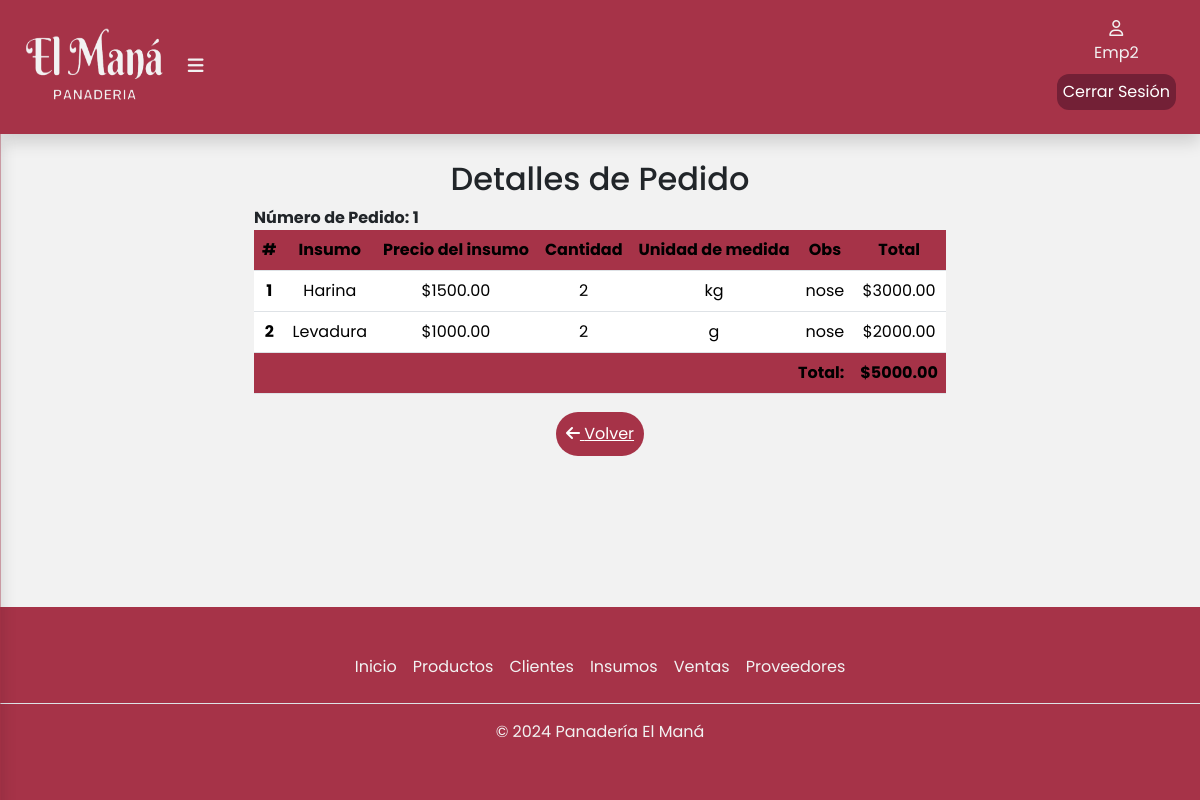
The app's page /pedidos/verDetallesPedido/1 (signed in), older data.
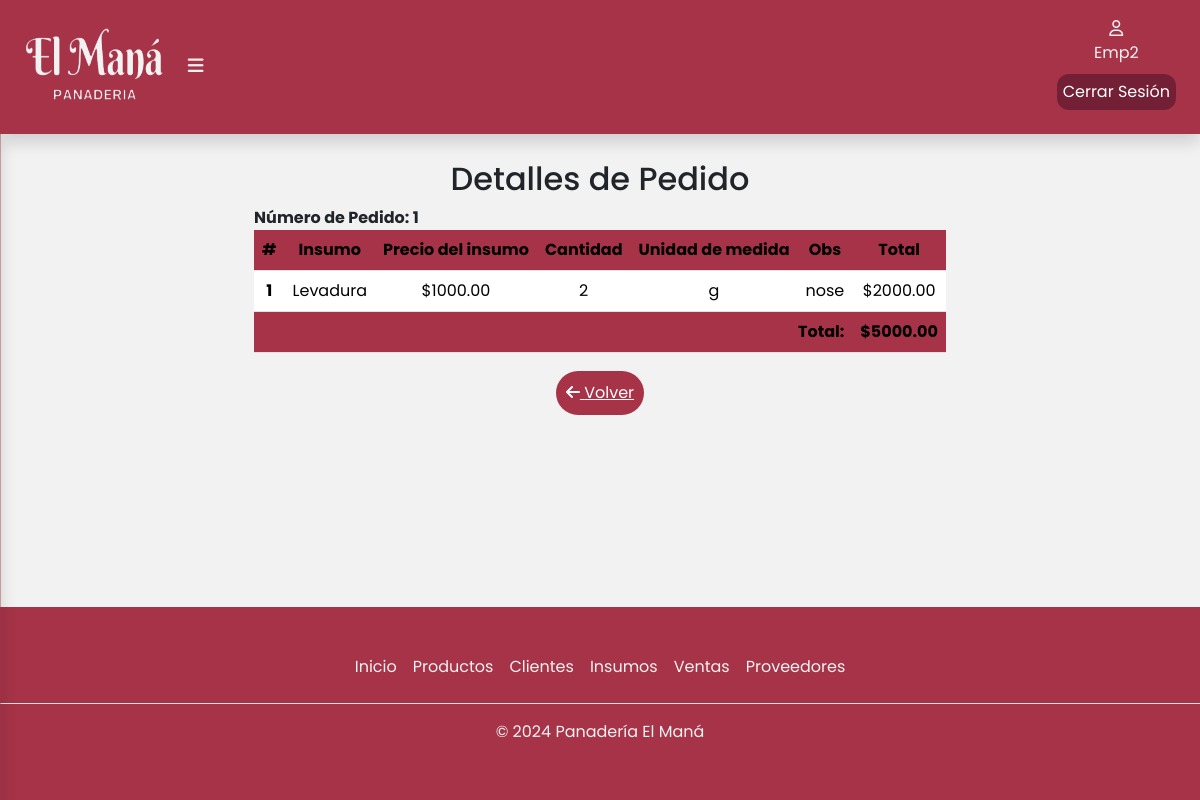
The same page, newer data.
### apps/pedidos/models.py (models this page shows, shortened)
class DetallePedido(models.Model):
    pedido = models.ForeignKey(Pedido,null=True, on_delete=models.CASCADE, related_name='detalles')
    insumos = models.ForeignKey(Insumo,on_delete=models.CASCADE,related_name='insumos')
    cantidadPedida = models.PositiveIntegerField(blank=False,null=False)
    observaciones = models.TextField(null=True, blank=True)
    subTotal = models.DecimalField(max_digits=10, decimal_places=2, blank=True, null=True)

### apps/productos/models.py (models this page shows, shortened)
class Insumo(models.Model):
    UNIDADES_MEDIDA = [
        ('kg', 'Kilogramos'),
        ('g', 'Gramos'),
        ('l', 'Litros'),
        ('ml', 'Mililitros'),
        ('u', 'Unidades'),
        ('paq', 'Paquete'),
        ('caja', 'Caja'),
        ('taza', 'Taza'),
        ('otro', 'Otro'),
    ]
    nombre = models.CharField(max_length=50,blank=False,null=False)
    unidadDeMedida = models.CharField(max_length=10,choices=UNIDADES_MEDIDA,blank=False,null=False)
    cantidadDisponible = models.PositiveIntegerField(blank=False,null=False)
    cantidadMinRequerida = models.PositiveIntegerField(blank=False,null=False)
    precioInsumo = models.DecimalField(max_digits=10, decimal_places=2, blank=False, null=True, default=0.0)

### apps/pedidos/views.py (the view)
# urls.py: path('pedidos/verDetallesPedido/<pedido_id>',login_required(views.verDetallePedido),name='verDetallePedido'),
def verDetallePedido(request,pedido_id):
    detallesPedido = DetallePedido.objects.filter(pedido_id=pedido_id)
    pedido = Pedido.objects.get(id=pedido_id)
    if request.path.startswith('/pedidos/recepcionPedido/verDetallesPedido/'):
        url_retorno = f'/pedidos/recepcionPedido/{pedido_id}'
    elif 'url_retorno' in request.session:
        url_retorno = request.session['url_retorno']  # Usa la URL de búsqueda almacenada
        del request.session['url_retorno']
    else:
        url_retorno = '/pedidos/'
    return render(request, 'pedido/verDetallePedido.html', {
        'detallesPedido': detallesPedido,
        'pedido_id': pedido_id,
        'pedido': pedido,
        'url_retorno': url_retorno
    })

### apps/pedidos/templates/pedido/verDetallePedido.html
{% extends 'base/base.html' %}
{% load static %}
{% block contenido %}
    <div class="contenedor-agregarVenta d-flex justify-content-center align-items-center">
        <div class="table-responsive">
            <h2 class="text-center">Detalles de Pedido</h2>
            <table class="table">
                <div><strong>Número de Pedido: {{pedido_id}}</strong></div>
                <thead class="bg-table">
                    <tr>
                        <th scope="col">#</th>
                        <th scope="col">Insumo</th>
                        <th scope="col">Precio del insumo</th>
                        <th scope="col">Cantidad</th>
                        <th scope="col">Unidad de medida</th>
                        <th scope="col">Obs</th>
                        <th scope="col">Total</th>
                    </tr>
                </thead>
                <tbody>
                    {% for detallePedido in detallesPedido %}
                    <tr>
                        <th scope="row">{{ forloop.counter }}</th>
                        <td>{{ detallePedido.insumos.nombre }}</td>
                        <td>${{ detallePedido.insumos.precioInsumo }}</td>
                        <td>{{ detallePedido.cantidadPedida }}</td>
                        <td>{{ detallePedido.insumos.unidadDeMedida }}</td>
                        <td>{{ detallePedido.observaciones }}</td>
                        <td>${{ detallePedido.subTotal }}</td>
                    </tr>
                    {% empty %}
                    <tr>
                        <td colspan="10">No hay detalles de pedido disponibles.</td>
                    </tr>
                    {% endfor %}
                </tbody>
                <tfoot class="bg-table">
                    <tr>
                        <td colspan="6" class="text-end"><strong>Total:</strong></td>
                        <td><strong>${{ pedido.precioTotalDelPedido }}</strong></td>
                    </tr>
                </tfoot>
            </table>
        </div>
    </div>
    <div class="d-flex justify-content-center align-items-center">
        <a href="{{ url_retorno }}" class="btn-volver"><i class="fa-solid fa-arrow-left"></i> Volver</a>
        <br><br>
    </div>
{% endblock %}

Row changes from the older to the newer data that the page shows:
removed DetallePedido: insumos.nombre "Harina", insumos.precioInsumo "1500.00", cantidadPedida "2", insumos.unidadDeMedida "kg", observaciones "nose", subTotal "3000.00"
